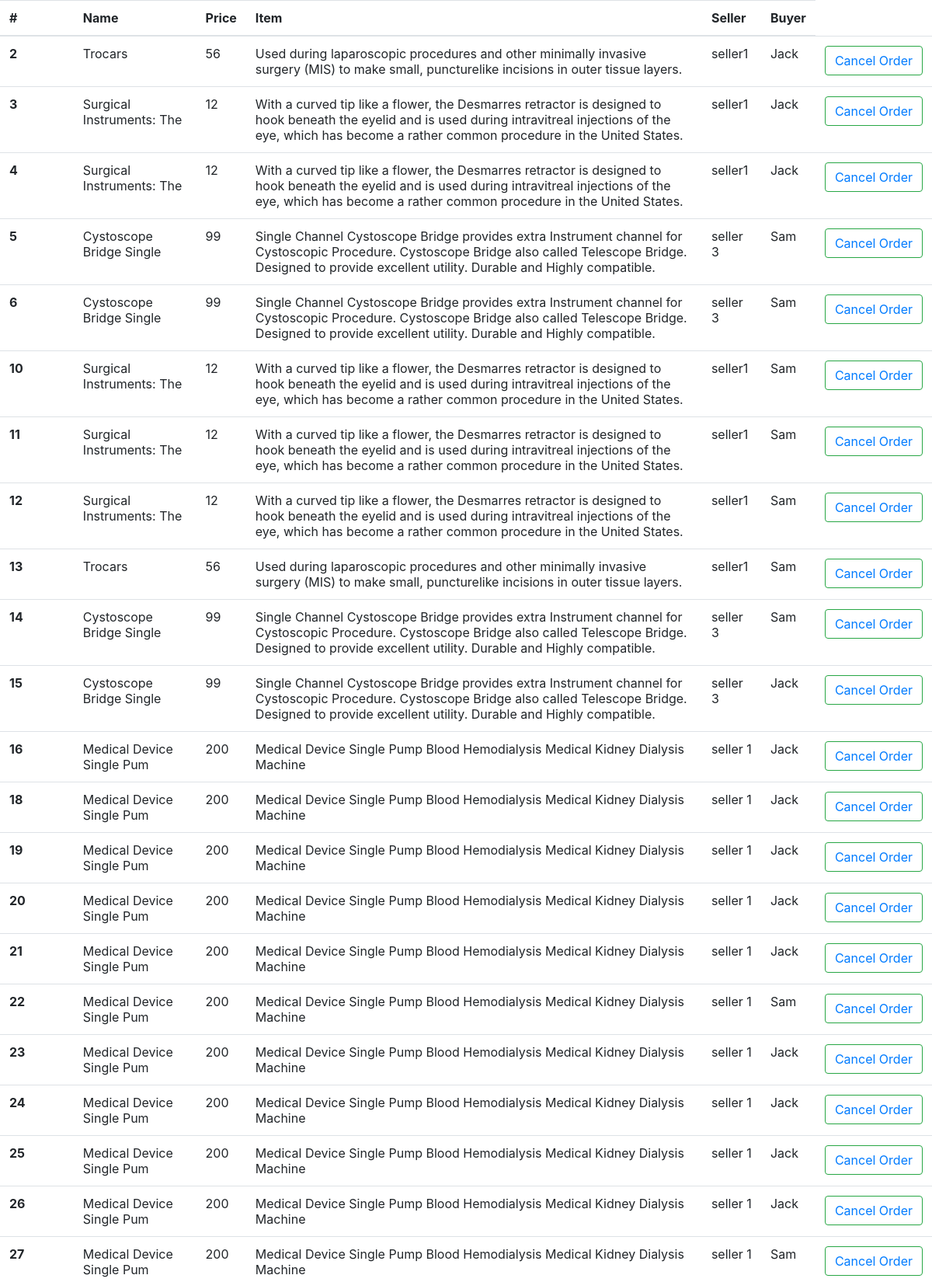
Screenshot of /orders/ (upper part) with the database file from the repository.
### main/models.py (models this page shows, shortened)
class order_tbl(models.Model):
    opnm=models.CharField(max_length=225)
    Buyer=models.CharField(max_length=25,default='user')
    oprc=models.IntegerField()
    odes=models.TextField()
    oseller=models.CharField(max_length=225)

### main/views.py (the view)
# urls.py: path('orders/', orders,name='orders'),
def orders(request):
    objec=order_tbl.objects.all()
    return render(request,'fullorders.html',{"datas":objec})

### templates/fullorders.html (shortened to what this page needs)
<link rel="stylesheet" href="https://cdn.jsdelivr.net/npm/bootstrap@4.0.0/dist/css/bootstrap.min.css">
<table class="table table-hover">
    <thead>
      <tr>
        <th scope="col">#</th>
        <th scope="col">Name</th>
        <th scope="col">Price</th>
        <th scope="col">Item</th>
        <th scope="col">Seller</th>
        <th scope="col">Buyer</th>
      </tr>
    </thead>
    <tbody>
      {% for y in datas %}
      <tr>
        <th scope="row">{{y.id}}</th>
        <td id="pname">{{y.opnm}}
        </td>
        <td id="pprice">{{y.oprc}}</td>
        <td id="pdes">{{y.odes}}</td>
        <td id="pseller">{{y.oseller}}</td>
        <td id="pseller">{{y.Buyer}}</td>
        <td><button class="btn btn-outline-success my-2 my-sm-0" type="submit"><a href="/admin1/deletes?idn={{y.id}}">Cancel Order</a></button>
        </td>
      </tr>
      {% endfor %}
    </tbody>
  </table>

### rows the page displays
order_tbl: id "2", opnm "Trocars", oprc "56", odes "Used during laparoscopic procedures and other minimally invasive surgery (MIS) to make small, puncturelike incisions in outer tissue layers.", oseller "seller1", Buyer "Jack"
order_tbl: id "3", opnm "Surgical Instruments: The", oprc "12", odes "With a curved tip like a flower, the Desmarres retractor is designed to hook beneath the eyelid and is used during intravitreal injections of the eye, which has become a rather common procedure in the United States.", oseller "seller1", Buyer "Jack"
order_tbl: id "4", opnm "Surgical Instruments: The", oprc "12", odes "With a curved tip like a flower, the Desmarres retractor is designed to hook beneath the eyelid and is used during intravitreal injections of the eye, which has become a rather common procedure in the United States.", oseller "seller1", Buyer "Jack"
order_tbl: id "5", opnm "Cystoscope Bridge Single", oprc "99", odes "Single Channel Cystoscope Bridge provides extra Instrument channel for Cystoscopic Procedure. Cystoscope Bridge also called Telescope Bridge. Designed to provide excellent utility. Durable and Highly compatible.", oseller "seller 3", Buyer "Sam"
order_tbl: id "6", opnm "Cystoscope Bridge Single", oprc "99", odes "Single Channel Cystoscope Bridge provides extra Instrument channel for Cystoscopic Procedure. Cystoscope Bridge also called Telescope Bridge. Designed to provide excellent utility. Durable and Highly compatible.", oseller "seller 3", Buyer "Sam"
order_tbl: id "10", opnm "Surgical Instruments: The", oprc "12", odes "With a curved tip like a flower, the Desmarres retractor is designed to hook beneath the eyelid and is used during intravitreal injections of the eye, which has become a rather common procedure in the United States.", oseller "seller1", Buyer "Sam"
order_tbl: id "11", opnm "Surgical Instruments: The", oprc "12", odes "With a curved tip like a flower, the Desmarres retractor is designed to hook beneath the eyelid and is used during intravitreal injections of the eye, which has become a rather common procedure in the United States.", oseller "seller1", Buyer "Sam"
order_tbl: id "12", opnm "Surgical Instruments: The", oprc "12", odes "With a curved tip like a flower, the Desmarres retractor is designed to hook beneath the eyelid and is used during intravitreal injections of the eye, which has become a rather common procedure in the United States.", oseller "seller1", Buyer "Sam"
order_tbl: id "13", opnm "Trocars", oprc "56", odes "Used during laparoscopic procedures and other minimally invasive surgery (MIS) to make small, puncturelike incisions in outer tissue layers.", oseller "seller1", Buyer "Sam"
order_tbl: id "14", opnm "Cystoscope Bridge Single", oprc "99", odes "Single Channel Cystoscope Bridge provides extra Instrument channel for Cystoscopic Procedure. Cystoscope Bridge also called Telescope Bridge. Designed to provide excellent utility. Durable and Highly compatible.", oseller "seller 3", Buyer "Sam"
order_tbl: id "15", opnm "Cystoscope Bridge Single", oprc "99", odes "Single Channel Cystoscope Bridge provides extra Instrument channel for Cystoscopic Procedure. Cystoscope Bridge also called Telescope Bridge. Designed to provide excellent utility. Durable and Highly compatible.", oseller "seller 3", Buyer "Jack"
order_tbl: id "16", opnm "Medical Device Single Pum", oprc "200", odes "Medical Device Single Pump Blood Hemodialysis Medical Kidney Dialysis Machine", oseller "seller 1", Buyer "Jack"
order_tbl: id "18", opnm "Medical Device Single Pum", oprc "200", odes "Medical Device Single Pump Blood Hemodialysis Medical Kidney Dialysis Machine", oseller "seller 1", Buyer "Jack"
order_tbl: id "19", opnm "Medical Device Single Pum", oprc "200", odes "Medical Device Single Pump Blood Hemodialysis Medical Kidney Dialysis Machine", oseller "seller 1", Buyer "Jack"
order_tbl: id "20", opnm "Medical Device Single Pum", oprc "200", odes "Medical Device Single Pump Blood Hemodialysis Medical Kidney Dialysis Machine", oseller "seller 1", Buyer "Jack"
order_tbl: id "21", opnm "Medical Device Single Pum", oprc "200", odes "Medical Device Single Pump Blood Hemodialysis Medical Kidney Dialysis Machine", oseller "seller 1", Buyer "Jack"
order_tbl: id "22", opnm "Medical Device Single Pum", oprc "200", odes "Medical Device Single Pump Blood Hemodialysis Medical Kidney Dialysis Machine", oseller "seller 1", Buyer "Sam"
order_tbl: id "23", opnm "Medical Device Single Pum", oprc "200", odes "Medical Device Single Pump Blood Hemodialysis Medical Kidney Dialysis Machine", oseller "seller 1", Buyer "Jack"
order_tbl: id "24", opnm "Medical Device Single Pum", oprc "200", odes "Medical Device Single Pump Blood Hemodialysis Medical Kidney Dialysis Machine", oseller "seller 1", Buyer "Jack"
order_tbl: id "25", opnm "Medical Device Single Pum", oprc "200", odes "Medical Device Single Pump Blood Hemodialysis Medical Kidney Dialysis Machine", oseller "seller 1", Buyer "Jack"
order_tbl: id "26", opnm "Medical Device Single Pum", oprc "200", odes "Medical Device Single Pump Blood Hemodialysis Medical Kidney Dialysis Machine", oseller "seller 1", Buyer "Jack"
order_tbl: id "27", opnm "Medical Device Single Pum", oprc "200", odes "Medical Device Single Pump Blood Hemodialysis Medical Kidney Dialysis Machine", oseller "seller 1", Buyer "Sam"
